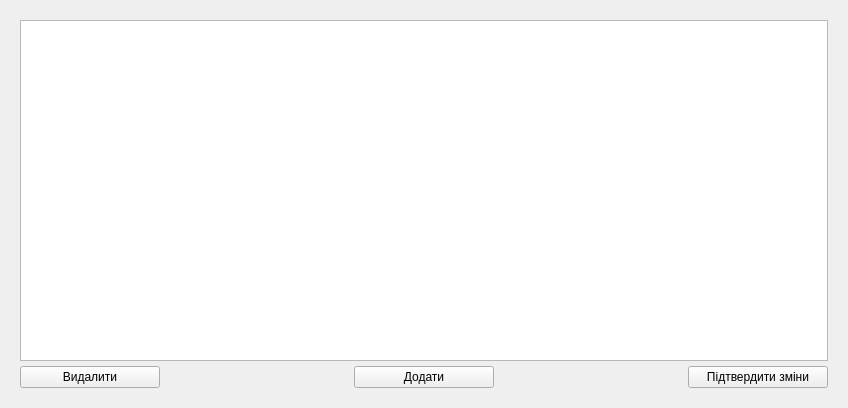
<?xml version="1.0" encoding="UTF-8"?>
<ui version="4.0">
 <class>MenuSupplier</class>
 <widget class="QWidget" name="MenuSupplier">
  <property name="geometry">
   <rect>
    <x>0</x>
    <y>0</y>
    <width>848</width>
    <height>408</height>
   </rect>
  </property>
  <property name="windowTitle">
   <string>Form</string>
  </property>
  <layout class="QHBoxLayout" name="horizontalLayout">
   <property name="spacing">
    <number>20</number>
   </property>
   <property name="leftMargin">
    <number>20</number>
   </property>
   <property name="topMargin">
    <number>20</number>
   </property>
   <property name="rightMargin">
    <number>20</number>
   </property>
   <property name="bottomMargin">
    <number>20</number>
   </property>
   <item>
    <layout class="QVBoxLayout" name="verticalLayout_10">
     <property name="spacing">
      <number>5</number>
     </property>
     <item>
      <widget class="QTableView" name="tableViewSupplier"/>
     </item>
     <item>
      <layout class="QHBoxLayout" name="horizontalLayout_12">
       <property name="spacing">
        <number>0</number>
       </property>
       <item>
        <widget class="QPushButton" name="buttonRemoveSupplier">
         <property name="minimumSize">
          <size>
           <width>140</width>
           <height>0</height>
          </size>
         </property>
         <property name="text">
          <string>Видалити</string>
         </property>
        </widget>
       </item>
       <item>
        <spacer name="horizontalSpacer_7">
         <property name="orientation">
          <enum>Qt::Horizontal</enum>
         </property>
         <property name="sizeHint" stdset="0">
          <size>
           <width>40</width>
           <height>20</height>
          </size>
         </property>
        </spacer>
       </item>
       <item>
        <widget class="QPushButton" name="buttonAddSupplier">
         <property name="minimumSize">
          <size>
           <width>140</width>
           <height>0</height>
          </size>
         </property>
         <property name="text">
          <string>Додати</string>
         </property>
        </widget>
       </item>
       <item>
        <spacer name="horizontalSpacer">
         <property name="orientation">
          <enum>Qt::Horizontal</enum>
         </property>
         <property name="sizeHint" stdset="0">
          <size>
           <width>40</width>
           <height>20</height>
          </size>
         </property>
        </spacer>
       </item>
       <item>
        <widget class="QPushButton" name="buttonApplyChanges">
         <property name="minimumSize">
          <size>
           <width>140</width>
           <height>0</height>
          </size>
         </property>
         <property name="text">
          <string>Підтвердити зміни</string>
         </property>
        </widget>
       </item>
      </layout>
     </item>
    </layout>
   </item>
  </layout>
 </widget>
 <resources/>
 <connections/>
</ui>
